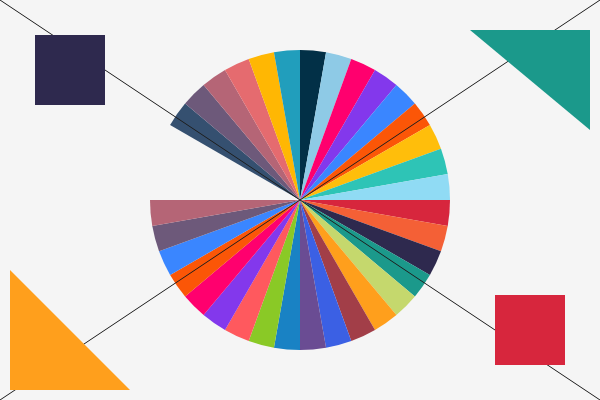
Frame 1 (no input)
Frame 60 (no input): identical to frame 1, image omitted
Frame 120 (the mouse pressed at the canvas centre since frame 60): identical to frame 1, image omitted

The p5.js sketch that drew this single still picture (run headless with seeded random() and noise() and a simulated clock; from frame 60 on, the mouse is pressed at the canvas centre):

// p5.js sketch
// ── sketch.js
function setup() {
  createCanvas(600, 400);
}

function draw() {
  background(245);
  noStroke();

  fill("#D7263D");
  arc(300, 200, 300, 300, radians(0), radians(10), PIE);
  fill("#F46036");
  arc(300, 200, 300, 300, radians(10), radians(20), PIE);
  fill("#2E294E");
  arc(300, 200, 300, 300, radians(20), radians(30), PIE);
  fill("#1B998B");
  arc(300, 200, 300, 300, radians(30), radians(40), PIE);
  fill("#C5D86D");
  arc(300, 200, 300, 300, radians(40), radians(50), PIE);
  fill("#FF9F1C");
  arc(300, 200, 300, 300, radians(50), radians(60), PIE);
  fill("#A23E48");
  arc(300, 200, 300, 300, radians(60), radians(70), PIE);
  fill("#3B60E4");
  arc(300, 200, 300, 300, radians(70), radians(80), PIE);
  fill("#6A4C93");
  arc(300, 200, 300, 300, radians(80), radians(90), PIE);
  fill("#1982C4");
  arc(300, 200, 300, 300, radians(90), radians(100), PIE);
  fill("#8AC926");
  arc(300, 200, 300, 300, radians(100), radians(110), PIE);
  fill("#FF595E");
  arc(300, 200, 300, 300, radians(110), radians(120), PIE);
  fill("#8338EC");
  arc(300, 200, 300, 300, radians(120), radians(130), PIE);
  fill("#FF006E");
  arc(300, 200, 300, 300, radians(130), radians(140), PIE);
  fill("#FB5607");
  arc(300, 200, 300, 300, radians(140), radians(150), PIE);
  fill("#3A86FF");
  arc(300, 200, 300, 300, radians(150), radians(160), PIE);
  fill("#6D597A");
  arc(300, 200, 300, 300, radians(160), radians(170), PIE);
  fill("#B56576");
  arc(300, 200, 300, 300, radians(170), radians(180), PIE);

  fill(245);
  arc(300, 200, 300, 300, radians(180), radians(210), PIE);

  fill("#355070");
  arc(300, 200, 300, 300, radians(210), radians(220), PIE);
  fill("#6D597A");
  arc(300, 200, 300, 300, radians(220), radians(230), PIE);
  fill("#B56576");
  arc(300, 200, 300, 300, radians(230), radians(240), PIE);
  fill("#E56B6F");
  arc(300, 200, 300, 300, radians(240), radians(250), PIE);
  fill("#FFB703");
  arc(300, 200, 300, 300, radians(250), radians(260), PIE);
  fill("#219EBC");
  arc(300, 200, 300, 300, radians(260), radians(270), PIE);
  fill("#023047");
  arc(300, 200, 300, 300, radians(270), radians(280), PIE);
  fill("#8ECAE6");
  arc(300, 200, 300, 300, radians(280), radians(290), PIE);
  fill("#FF006E");
  arc(300, 200, 300, 300, radians(290), radians(300), PIE);
  fill("#8338EC");
  arc(300, 200, 300, 300, radians(300), radians(310), PIE);
  fill("#3A86FF");
  arc(300, 200, 300, 300, radians(310), radians(320), PIE);
  fill("#FB5607");
  arc(300, 200, 300, 300, radians(320), radians(330), PIE);
  fill("#FFBE0B");
  arc(300, 200, 300, 300, radians(330), radians(340), PIE);
  fill("#2EC4B6");
  arc(300, 200, 300, 300, radians(340), radians(350), PIE);
  fill("#90DBF4");
  arc(300, 200, 300, 300, radians(350), radians(360), PIE);

  stroke(30);
  line(0, 0, 600, 400);
  line(600, 0, 0, 400);

  noStroke();
  fill("#2E294E");
  rect(35, 35, 70, 70);

  fill("#D7263D");
  rect(495, 295, 70, 70);

  fill("#1B998B");
  triangle(470, 30, 590, 30, 590, 130);

  fill("#FF9F1C");
  triangle(10, 270, 10, 390, 130, 390);
}

// ── style.css
* {
  box-sizing: border-box;
}

html,
body {
  margin: 0;
  min-width: 320px;
  min-height: 100vh;
  overflow: hidden;
}

body {
  display: grid;
  place-items: center;
  background: #f5f5f5;
}

canvas {
  display: block;
  width: min(100vw, calc(100vh * 1.5), 600px) !important;
  height: auto !important;
}
